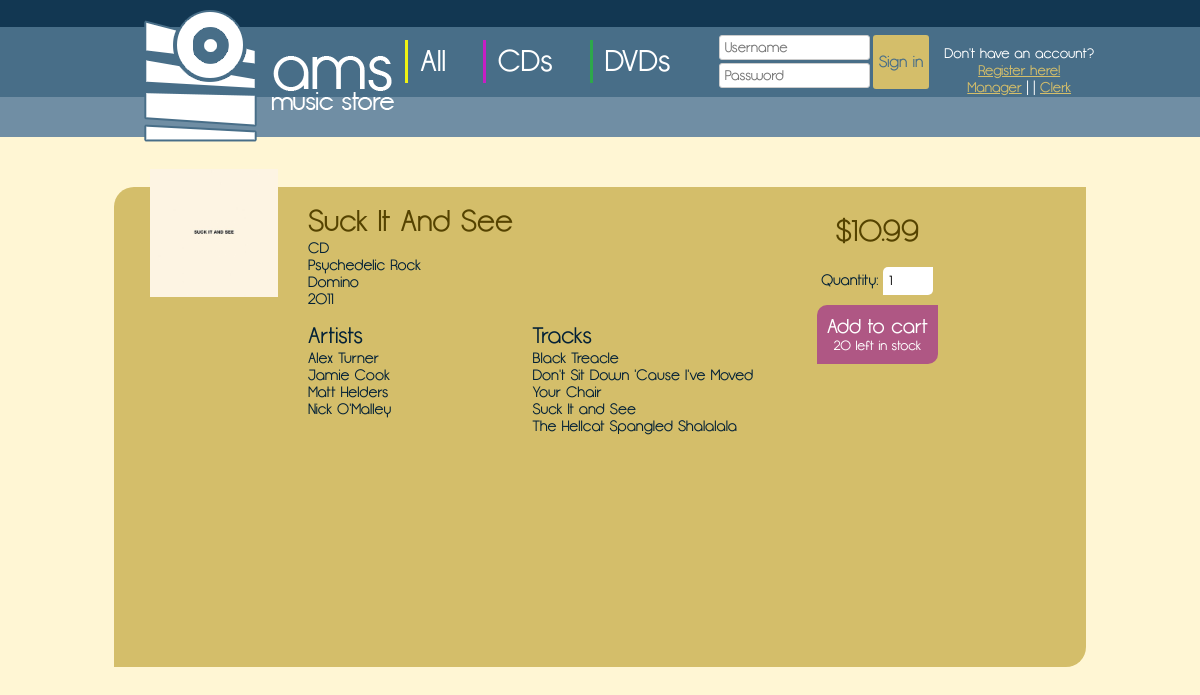
Page /?p=display_item&id=3 on the committed database.
### tables this page shows
CREATE TABLE item (
    upc INT NOT NULL,
    title VARCHAR(64) NOT NULL,
    itemtype VARCHAR(32) NULL,
    category VARCHAR(32) NULL,
    company VARCHAR(32) NULL,
    releaseyear INT NULL,
    price REAL NOT NULL,
    stock INT NOT NULL,
    PRIMARY KEY (upc)
);

CREATE TABLE lead_singer (
    upc INT NOT NULL,
    sname VARCHAR(64) NOT NULL,
    PRIMARY KEY (upc, sname),
    FOREIGN KEY (upc)
		REFERENCES item (upc)
        ON DELETE cascade
        ON UPDATE cascade
);

CREATE TABLE has_song (
    upc INT NOT NULL,
    title VARCHAR(64) NOT NULL,
    PRIMARY KEY (upc, title),
    FOREIGN KEY (upc)
		REFERENCES item (upc)
		ON DELETE cascade
        ON UPDATE cascade
);

### src/display_item.php (the view)
<?php
    if (isset($_GET['id'])) {
        $query = $connection->prepare('SELECT * FROM item WHERE upc=?');
        $query->bind_param('i', $_GET['id']);
        $query->execute();
        $result = $query->get_result();
        $result = $result->fetch_assoc();
        echo '<div class="cover_container"><img src="img/covers/';
        if (file_exists("img/covers/".$result['upc'].".jpg"))
            echo $result['upc'];
        else
            echo 'unknown';
        echo '.jpg" width="128px" height="128px" /></div><div class="album_info">';
        echo '<h1>'.$result['title'].'</h1>';
        echo '<p>'.$result['itemtype'].'</p>';
        echo '<p>'.$result['category'].'</p>';
        echo '<p>'.$result['company'].'</p>';
        echo '<p>'.$result['releaseyear'].'</p>';
        echo '<div id="album_lists">';
        echo '<div><h2>Artists</h2>';
        $query = $connection->prepare('SELECT * FROM lead_singer WHERE upc=?');
        $query->bind_param('i', $_GET['id']);
        $query->execute();
        $result2 = $query->get_result();
        while ($row = $result2->fetch_assoc())
            echo '<p>'.$row['sname'].'</p>';
        echo '</div>';
        echo '<div><h2>Tracks</h2>';
        $query = $connection->prepare('SELECT * FROM has_song WHERE upc=?');
        $query->bind_param('i', $_GET['id']);
        $query->execute();
        $result2 = $query->get_result();
        while ($row = $result2->fetch_assoc())
            echo '<p>'.$row['title'].'</p>';
        echo '</div>';
        echo '</div></div>';
        echo '<div class="album_price">';
        echo '<h1>$'.number_format($result['price'], 2).'</h1><br />';
        echo '<form action="?act=add_to_cart&id='.$_GET['id'].'" method="post">';
        echo '<p>Quantity: <input type="number" name="quantity" value="1" min="1" max="'.$result['stock'].'" /></p>';
        echo '<button id="buy_album"><h2>Add to cart</h2>';
        echo '<p>'.$result['stock'].' left in stock</p></button></form></div>';
    } else
        require("404.php");
?>

### src/css/style.css (style rules this page uses)
* { margin: 0; padding: 0; text-decoration: none; word-wrap: break-word; font-weight: normal; }
body { background: #fff6d4; font-family: "Opificio", "Century Gothic", sans-serif; color: #fff; font-size: 14px; text-align: center; }
input { font-family: "Opificio", "Century Gothic", sans-serif; }
#container h1 { color: #554300; }
#content .album_info { margin: 35px 10px 10px 30px; width: 63%; }
#content .album_info #album_lists { margin-top: 15px; display: flex; }
#content .album_info #album_lists div { width: 45%; }
#content .album_price { text-align: center; margin-top: 45px; }
#content .album_price #buy_album, #content input[type=submit] { background: #af5784; color: #fff; padding: 10px; margin-top: 10px; border: none; font-family: "Opificio", "Century Gothic", sans-serif; border-radius: 10px 0; }
#content input[type=text], #content input[type=number] { padding: 6px; border: none; border-radius: 5px 0; }

### rows in the picture
item: title "Suck It And See", itemtype "CD", category "Psychedelic Rock", company "Domino", releaseyear "2011", price "10.99", stock "20"
lead_singer: sname "Alex Turner"
lead_singer: sname "Jamie Cook"
lead_singer: sname "Matt Helders"
lead_singer: sname "Nick O'Malley"
has_song: title "Black Treacle"
has_song: title "Don't Sit Down 'Cause I've Moved Your Chair"
has_song: title "Suck It and See"
has_song: title "The Hellcat Spangled Shalalala"
